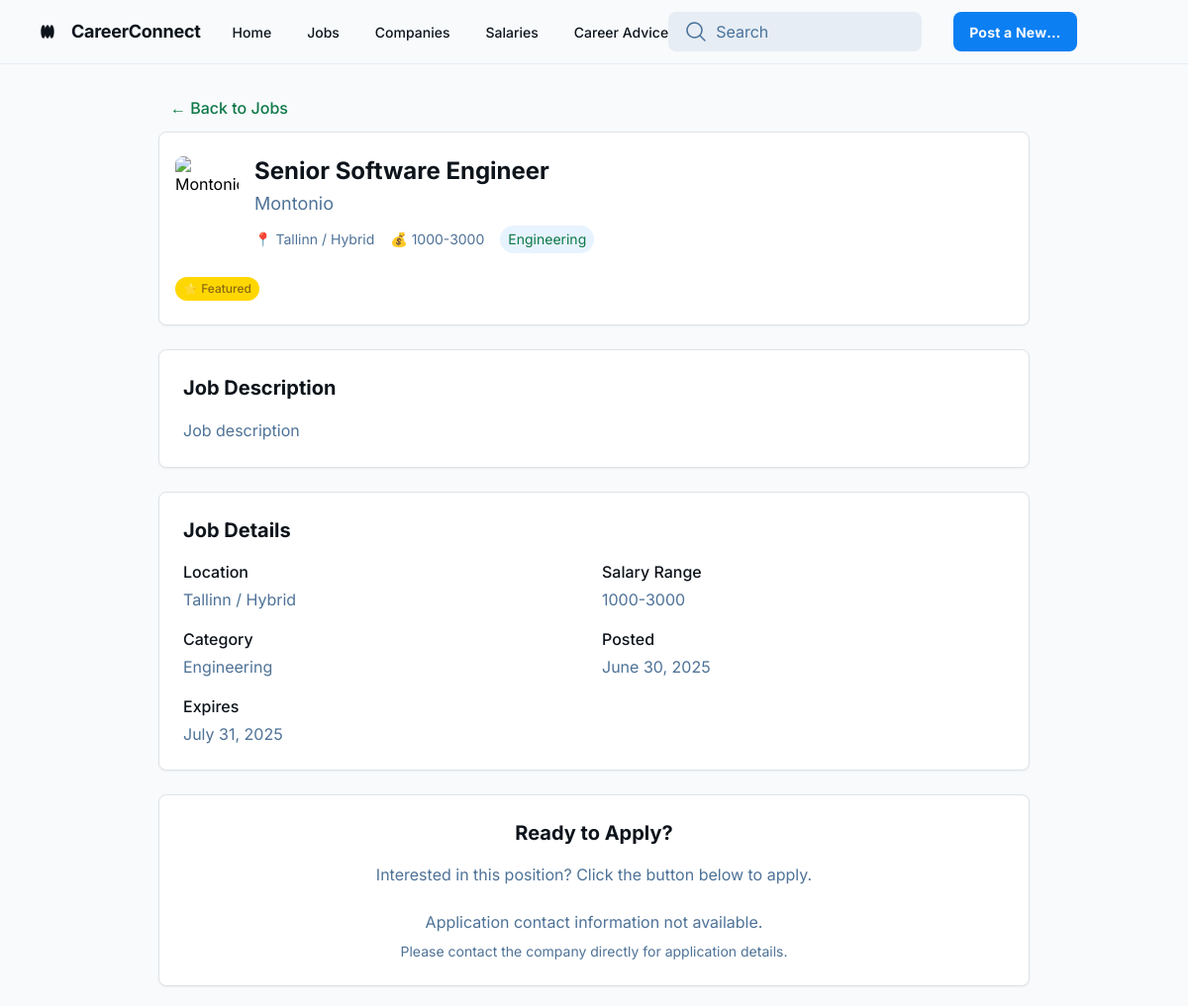
Screenshot of /job/senior-software-engineer-at-montonio-68bb59c1/ with the database file from the repository.
### jobs/models.py (models this page shows, shortened)
class Job(models.Model):
    CATEGORY_CHOICES = [
        ('engineering', 'Engineering'),
        ('design', 'Design'),
        ('marketing', 'Marketing'),
        ('sales', 'Sales'),
        ('product', 'Product'),
        ('operations', 'Operations'),
        ('finance', 'Finance'),
        ('hr', 'Human Resources'),
        ('customer_support', 'Customer Support'),
        ('other', 'Other'),
    ]
    STATUS_CHOICES = [
        ('live', 'Live'),
        ('in_review', 'In Review'),
    ]
    created_at = models.DateTimeField(auto_now_add=True)
    updated_at = models.DateTimeField(auto_now=True)
    expires_at = models.DateTimeField(null=True, blank=True, help_text="When this job ad expires and is no longer visible")
    is_featured = models.BooleanField(default=False, help_text="Whether this job is featured")
    status = models.CharField(max_length=20, choices=STATUS_CHOICES, default='in_review', help_text="Current status of the job posting")
    title = models.CharField(max_length=200)
    description = models.TextField()
    salary_range = models.CharField(max_length=100)
    category = models.CharField(max_length=50, choices=CATEGORY_CHOICES)
    location = models.CharField(max_length=200)
    company = models.ForeignKey(Company, on_delete=models.CASCADE, related_name='jobs')
    application_contact = models.CharField(max_length=255, default="", help_text="Email or URL for job applications")
    slug = models.SlugField(max_length=255, unique=True, blank=True, null=True, help_text="SEO-friendly URL slug")
    @property
    def is_visible(self):
        if self.status != 'live':
            return False
        if self.expires_at and self.expires_at <= timezone.now():
            return False
        return True
    class Meta:
        ordering = ['-created_at']

class Company(models.Model):
    name = models.CharField(max_length=200)
    logo_url = models.URLField(blank=True, null=True)
    class Meta:
        verbose_name_plural = "companies"

### tallinnstartups/views.py (the view)
# urls.py: path('job/<slug:slug>/', views.job_detail, name='job_detail'),
def job_detail(request, slug):
    job = get_object_or_404(Job, slug=slug)
    if not job.is_visible:
        raise Http404("Job not found")
    return render(request, 'tallinnstartups/job_detail.html', {
        'job': job
    })

### tallinnstartups/templates/tallinnstartups/job_detail.html (shortened to what this page needs)
{% extends 'tallinnstartups/base.html' %}
{% block content %}
<div class="px-40 flex flex-1 justify-center py-5">
    <div class="layout-content-container flex flex-col max-w-[960px] flex-1">
        <div class="flex items-center gap-3 p-3">
            <a href="{% url 'home' %}" class="text-[#0d7847] hover:text-[#0a5d3a] font-medium">← Back to Jobs</a>
        </div>
        <div class="flex flex-col gap-4 px-4 py-6 bg-white rounded-lg shadow-sm border border-[#dde3e8] mb-6">
            <div class="flex items-start gap-4">
                {% if job.company.logo_url %}
                    <img src="{{ job.company.logo_url }}" alt="{{ job.company.name }}" class="w-16 h-16 object-cover rounded-lg">
                {% else %}
                    <div class="w-16 h-16 bg-[#0d7847] rounded-lg flex items-center justify-center">
                        <span class="text-white font-bold text-lg">{{ job.company.name|first }}</span>
                    </div>
                {% endif %}
                <div class="flex-1">
                    <h1 class="text-2xl font-bold text-[#0e141b] leading-tight">{{ job.title }}</h1>
                    <p class="text-lg text-[#4e7297] mt-1">{{ job.company.name }}</p>
                    <div class="flex items-center gap-4 mt-2">
                        <span class="text-sm text-[#4e7297]">📍 {{ job.location }}</span>
                        <span class="text-sm text-[#4e7297]">💰 {{ job.salary_range }}</span>
                        <span class="text-sm bg-[#e7f3ff] text-[#0d7847] px-2 py-1 rounded-full">{{ job.get_category_display }}</span>
                    </div>
                </div>
            </div>
            {% if job.is_featured %}
                <div class="flex items-center gap-2 mt-2">
                    <span class="bg-[#ffd700] text-[#8b6914] text-xs font-medium px-2 py-1 rounded-full">⭐ Featured</span>
                </div>
            {% endif %}
        </div>
        <div class="bg-white rounded-lg shadow-sm border border-[#dde3e8] p-6 mb-6">
            <h2 class="text-xl font-bold text-[#0e141b] mb-4">Job Description</h2>
            <div class="text-[#4e7297] leading-relaxed whitespace-pre-wrap">{{ job.description }}</div>
        </div>
        <div class="bg-white rounded-lg shadow-sm border border-[#dde3e8] p-6 mb-6">
            <h2 class="text-xl font-bold text-[#0e141b] mb-4">Job Details</h2>
            <div class="grid grid-cols-1 md:grid-cols-2 gap-4">
                <div>
                    <h3 class="font-medium text-[#0e141b] mb-1">Location</h3>
                    <p class="text-[#4e7297]">{{ job.location }}</p>
                </div>
                <div>
                    <h3 class="font-medium text-[#0e141b] mb-1">Salary Range</h3>
                    <p class="text-[#4e7297]">{{ job.salary_range }}</p>
                </div>
                <div>
                    <h3 class="font-medium text-[#0e141b] mb-1">Category</h3>
                    <p class="text-[#4e7297]">{{ job.get_category_display }}</p>
                </div>
                <div>
                    <h3 class="font-medium text-[#0e141b] mb-1">Posted</h3>
                    <p class="text-[#4e7297]">{{ job.created_at|date:"F j, Y" }}</p>
                </div>
                {% if job.expires_at %}
                <div>
                    <h3 class="font-medium text-[#0e141b] mb-1">Expires</h3>
                    <p class="text-[#4e7297]">{{ job.expires_at|date:"F j, Y" }}</p>
                </div>
                {% endif %}
            </div>
        </div>
        <div class="bg-white rounded-lg shadow-sm border border-[#dde3e8] p-6 text-center">
            <h2 class="text-xl font-bold text-[#0e141b] mb-4">Ready to Apply?</h2>
            <p class="text-[#4e7297] mb-6">Interested in this position? Click the button below to apply.</p>
            {% if job.application_contact %}
                {% if '@' in job.application_contact %}
                    <a href="mailto:{{ job.application_contact }}?subject=Application for {{ job.title }} at {{ job.company.name }}"
                       class="bg-[#0d7847] text-white px-8 py-3 rounded-xl font-medium hover:bg-[#0a5d3a] transition-colors inline-block">
                        Apply via Email
                    </a>
                {% else %}
                    <a href="{{ job.application_contact }}" target="_blank" rel="noopener noreferrer"
                       class="bg-[#0d7847] text-white px-8 py-3 rounded-xl font-medium hover:bg-[#0a5d3a] transition-colors inline-block">
                        Apply Now
                    </a>
                {% endif %}
            {% else %}
                <div class="text-[#4e7297]">
                    <p>Application contact information not available.</p>
                    <p class="text-sm mt-2">Please contact the company directly for application details.</p>
                </div>
            {% endif %}
        </div>
    </div>
</div>
{% endblock %}

### rows the page displays
Job: title "Senior Software Engineer", company.name "Montonio", location "Tallinn / Hybrid", salary_range "1000-3000", category "Engineering", description "Job description", created_at "June 30, 2025", expires_at "July 31, 2025"
